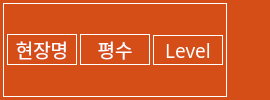
       <widget class="QFrame" name="frame_120">
        <property name="font">
         <font>
          <family>나눔고딕 ExtraBold</family>
          <pointsize>9</pointsize>
          <weight>9</weight>
          <italic>false</italic>
          <bold>false</bold>
         </font>
        </property>
        <property name="styleSheet">
         <string notr="true">background-color: rgb(213, 77, 23);
font: 75 9pt &quot;나눔고딕 ExtraBold&quot;;</string>
        </property>
        <layout class="QHBoxLayout" name="horizontalLayout_270">
         <property name="leftMargin">
          <number>3</number>
         </property>
         <property name="topMargin">
          <number>3</number>
         </property>
         <property name="rightMargin">
          <number>3</number>
         </property>
         <property name="bottomMargin">
          <number>3</number>
         </property>
         <item>
          <widget class="QFrame" name="horizontalFrame_25">
           <property name="styleSheet">
            <string notr="true">color: rgb(255, 255, 255);</string>
           </property>
           <property name="frameShape">
            <enum>QFrame::Box</enum>
           </property>
           <layout class="QHBoxLayout" name="horizontalLayout_96">
            <property name="spacing">
             <number>3</number>
            </property>
            <property name="leftMargin">
             <number>3</number>
            </property>
            <property name="topMargin">
             <number>3</number>
            </property>
            <property name="rightMargin">
             <number>3</number>
            </property>
            <property name="bottomMargin">
             <number>3</number>
            </property>
            <item>
             <widget class="QLabel" name="label_41">
              <property name="sizePolicy">
               <sizepolicy hsizetype="Preferred" vsizetype="Fixed">
                <horstretch>0</horstretch>
                <verstretch>0</verstretch>
               </sizepolicy>
              </property>
              <property name="minimumSize">
               <size>
                <width>70</width>
                <height>30</height>
               </size>
              </property>
              <property name="maximumSize">
               <size>
                <width>16777215</width>
                <height>16777215</height>
               </size>
              </property>
              <property name="font">
               <font>
                <family>구름 산스 500</family>
                <pointsize>14</pointsize>
                <weight>50</weight>
                <italic>false</italic>
                <bold>false</bold>
               </font>
              </property>
              <property name="styleSheet">
               <string notr="true">background-color: rgb(213, 77, 23);
color: rgb(255, 255, 255);
font: 14pt &quot;구름 산스 500&quot;;</string>
              </property>
              <property name="frameShape">
               <enum>QFrame::Box</enum>
              </property>
              <property name="text">
               <string>현장명</string>
              </property>
              <property name="alignment">
               <set>Qt::AlignCenter</set>
              </property>
             </widget>
            </item>
            <item>
             <widget class="QLabel" name="label_44">
              <property name="sizePolicy">
               <sizepolicy hsizetype="Preferred" vsizetype="Fixed">
                <horstretch>0</horstretch>
                <verstretch>0</verstretch>
               </sizepolicy>
              </property>
              <property name="minimumSize">
               <size>
                <width>70</width>
                <height>30</height>
               </size>
              </property>
              <property name="maximumSize">
               <size>
                <width>16777215</width>
                <height>16777215</height>
               </size>
              </property>
              <property name="font">
               <font>
                <family>구름 산스 500</family>
                <pointsize>14</pointsize>
                <weight>50</weight>
                <italic>false</italic>
                <bold>false</bold>
               </font>
              </property>
              <property name="styleSheet">
               <string notr="true">background-color: rgb(213, 77, 23);
color: rgb(255, 255, 255);
font: 14pt &quot;구름 산스 500&quot;;</string>
              </property>
              <property name="frameShape">
               <enum>QFrame::Box</enum>
              </property>
              <property name="text">
               <string>평수</string>
              </property>
              <property name="alignment">
               <set>Qt::AlignCenter</set>
              </property>
             </widget>
            </item>
            <item>
             <widget class="QLabel" name="label_45">
              <property name="sizePolicy">
               <sizepolicy hsizetype="Preferred" vsizetype="Fixed">
                <horstretch>0</horstretch>
                <verstretch>0</verstretch>
               </sizepolicy>
              </property>
              <property name="minimumSize">
               <size>
                <width>70</width>
                <height>30</height>
               </size>
              </property>
              <property name="maximumSize">
               <size>
                <width>16777215</width>
                <height>16777215</height>
               </size>
              </property>
              <property name="font">
               <font>
                <family>구름 산스 500</family>
                <pointsize>14</pointsize>
                <weight>50</weight>
                <italic>false</italic>
                <bold>false</bold>
               </font>
              </property>
              <property name="styleSheet">
               <string notr="true">background-color: rgb(213, 77, 23);
color: rgb(255, 255, 255);
font: 14pt &quot;구름 산스 500&quot;;</string>
              </property>
              <property name="frameShape">
               <enum>QFrame::Box</enum>
              </property>
              <property name="text">
               <string>Level</string>
              </property>
              <property name="alignment">
               <set>Qt::AlignCenter</set>
              </property>
             </widget>
            </item>
           </layout>
          </widget>
         </item>
         <item>
          <spacer name="horizontalSpacer_63">
           <property name="orientation">
            <enum>Qt::Horizontal</enum>
           </property>
           <property name="sizeHint" stdset="0">
            <size>
             <width>40</width>
             <height>20</height>
            </size>
           </property>
          </spacer>
         </item>
        </layout>
       </widget>
